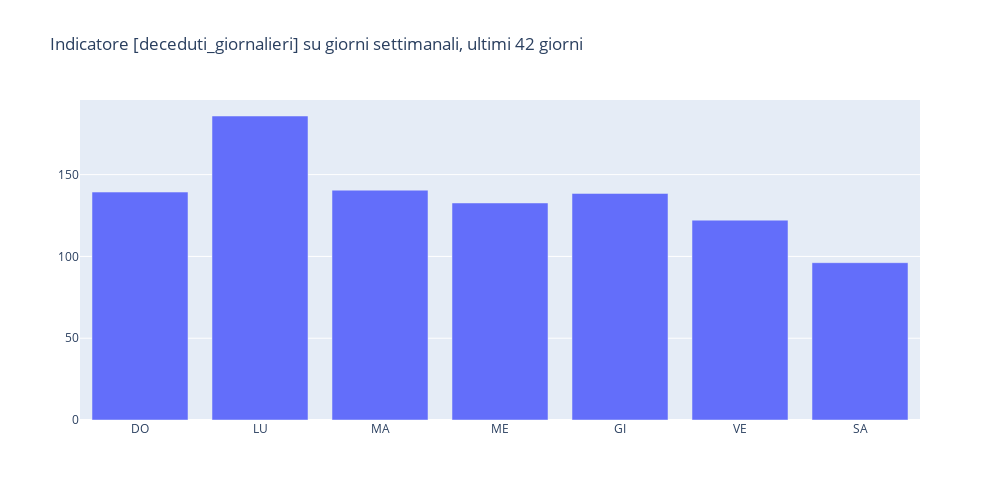

This figure's notebook cell:
### Code cell
fig=go.Figure()
fig.add_trace(go.Bar(y=counter,x=list(diz_day.values())))
    
fig.update_layout(
    title='Indicatore [%s] su giorni settimanali, ultimi %d giorni'%(indicatore,last_days),
    autosize=False,
    showlegend=False,
    width=1000,
    height=500)
fig.show()

### Figure 1 — Plotly figure (JSON) as saved in the notebook; plotly's stock layout.template omitted (floating-point values rounded to 4 significant figures)
{"data": [{"type": "bar", "x": ["DO", "LU", "MA", "ME", "GI", "VE", "SA"], "y": [139.3, 185.8, 140.5, 132.7, 138.5, 122.2, 96.17]}], "layout": {"autosize": false, "height": 500, "showlegend": false, "title": {"text": "Indicatore [deceduti_giornalieri] su giorni settimanali, ultimi 42 giorni"}, "width": 1000}}
